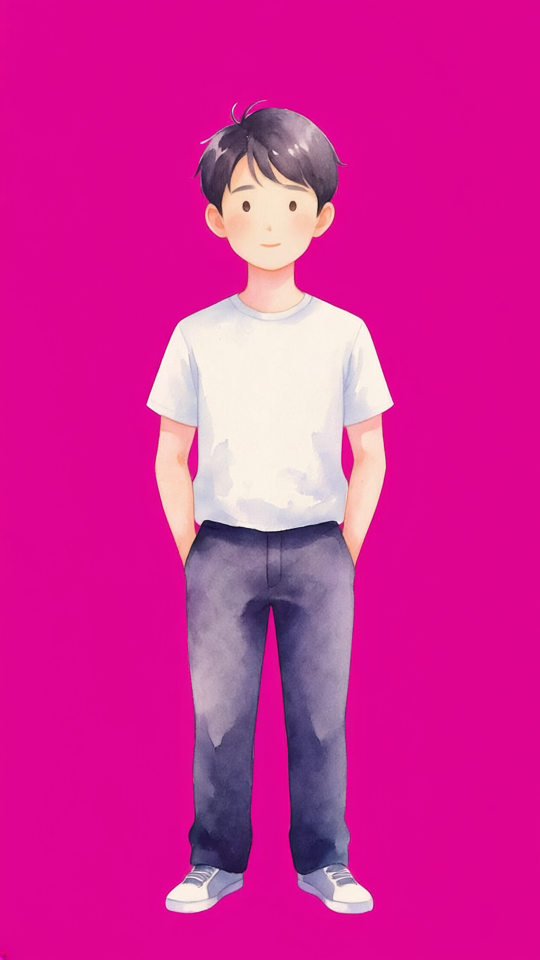
#> input picture Tools/FireflyArt/Stand_Doyun_Normal_key.png, 1080 x 1920 px (shown at 1/2 size); its folder holds only this picture in this run
$ python process_stand.py
#> lines starting #> are read from the running program, lines starting #| are printed output that depends on the picture; after the words box and inside, x2 and y2 are one past the last pixel; in counts of white or black regions, pixels touching at a corner belong together
### Tools/FireflyArt/process_raising.py
"""Raising-screen art: Firefly standing girl (magenta key) → RGBA cutout Raise_Girl_<Mood>.png,
room background → UI_Raising_Room.png (cropped to the room panel aspect 700:520)."""
import os, glob
import numpy as np
from PIL import Image, ImageFilter

HERE = os.path.dirname(os.path.abspath(__file__))
ROOT = os.path.abspath(os.path.join(HERE, "..", ".."))
OUT = os.path.join(ROOT, "Assets", "Resources", "CoastRun")

def cutout(path, out, size=1024):
#> called with size = 1024
    im = Image.open(path).convert("RGB")
#> im is the input picture: PIL image 1080x1920 RGB; mean R, G, B 212.2, 40, 151.1
    a = np.asarray(im).astype(np.int16)
    key = np.median(np.concatenate([a[:8, :8].reshape(-1, 3), a[-8:, -8:].reshape(-1, 3)]), axis=0)
#> key = [223, 6, 144]
    d = np.abs(a - key).sum(axis=2)
    r, g, b = a[..., 0], a[..., 1], a[..., 2]
    pinkish = (r > 170) & (g < 90) & (b > 90) & (r - g > 120)
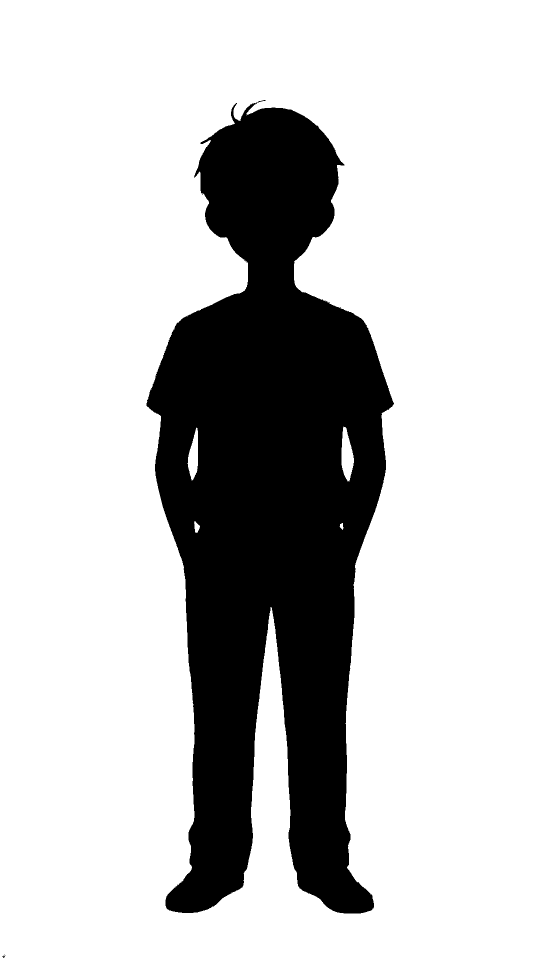
#> pinkish: shape (1920, 1080) bool (shown at 1/2 size); 76.9% white; 3 black regions (2 under 20 px), largest, box (x1, y1, x2, y2) and area: (293, 200, 788, 1827) 479743
    m = ~((d < 90) | pinkish)
#> m: shape (1920, 1080) bool; 23.1% white; 2 white regions (1 under 20 px), largest, box (x1, y1, x2, y2) and area: (293, 200, 788, 1827) 479647
    ys, xs = np.where(m)
    x0, x1, y0, y1 = xs.min(), xs.max(), ys.min(), ys.max()
#> x0 = 8; x1 = 787; y0 = 200; y1 = 1912
    fig = im.crop((x0, y0, x1 + 1, y1 + 1))
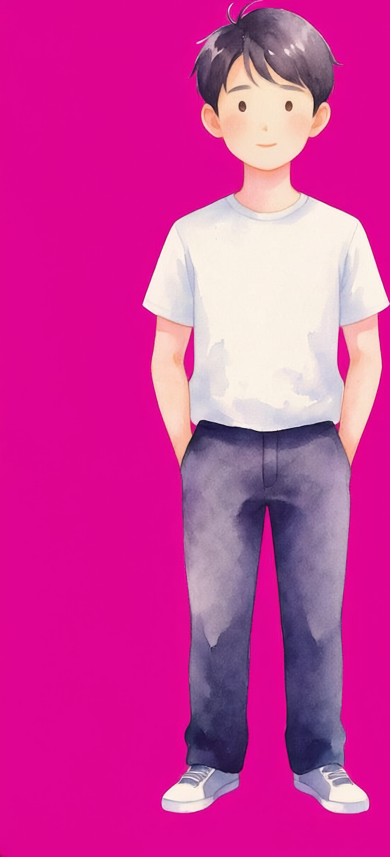
#> fig: PIL image 780x1713 RGB (shown at 1/2 size); mean R, G, B 206.9, 60, 154.9
    mask = Image.fromarray((m[y0:y1 + 1, x0:x1 + 1] * 255).astype(np.uint8)).filter(ImageFilter.MinFilter(3)).filter(ImageFilter.GaussianBlur(0.8))
    fa = np.asarray(fig).astype(np.float32)
    rr, gg, bb = fa[..., 0], fa[..., 1], fa[..., 2]
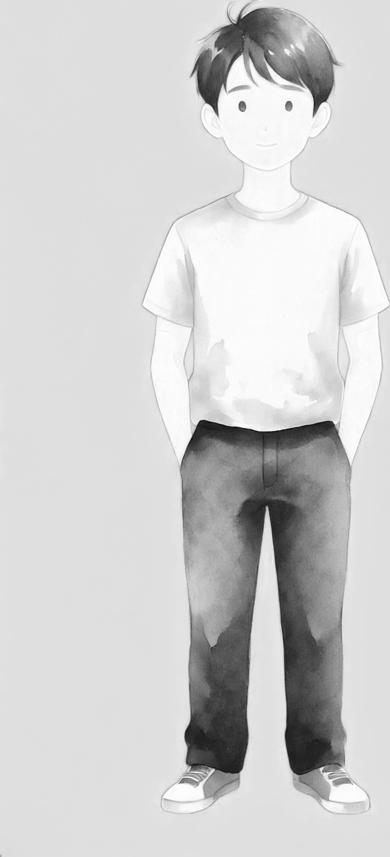
#> rr: shape (1713, 780) float32 (shown at 1/2 size); min 1, max 255, mean 206.9
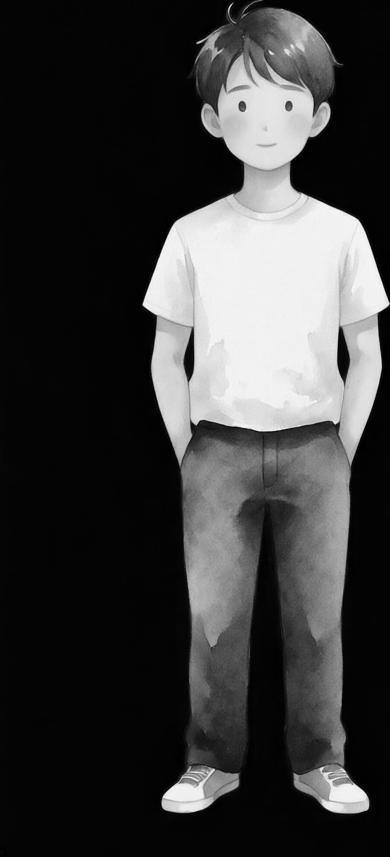
#> gg: shape (1713, 780) float32 (shown at 1/2 size); min 0, max 255, mean 60
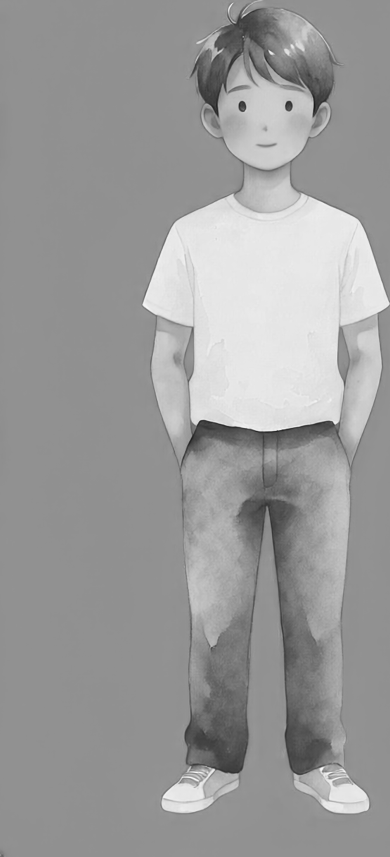
#> bb: shape (1713, 780) float32 (shown at 1/2 size); min 22, max 255, mean 154.9
    pink = ((rr - gg) > 70) & ((bb - gg) > 55)
#> pink: shape (1713, 780) bool; 64.4% white; 3 black regions (1 under 20 px), largest, box (x1, y1, x2, y2) and area: (285, 8, 779, 1627) 475210, (487, 12, 496, 21) 22
    if pink.any():
        blurred = np.asarray(fig.filter(ImageFilter.MedianFilter(7))).astype(np.float32)
        fa[pink] = blurred[pink]
        fig = Image.fromarray(np.clip(fa, 0, 255).astype(np.uint8))
    rgba = fig.convert("RGBA")
    rgba.putalpha(mask)
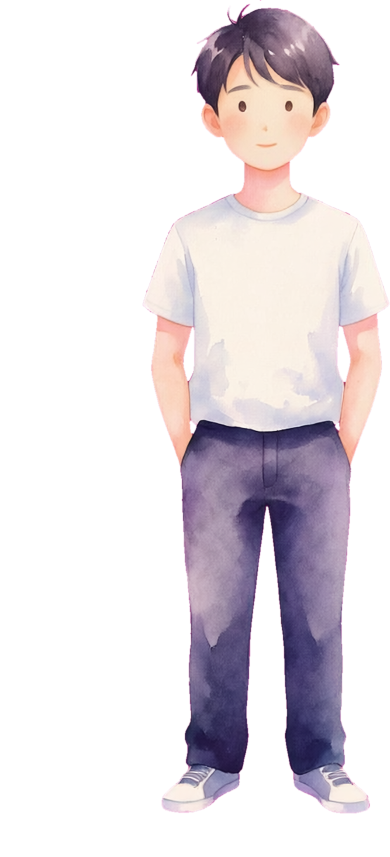
#> rgba: PIL image 780x1713 RGBA (shown at 1/2 size); mean R, G, B, A 207, 60, 155, 90.1; transparent parts drawn white
    w, h = rgba.size
#> w = 780; h = 1713
    pad = int(max(w, h) * 0.02)
#> pad = 34
    canvas = Image.new("RGBA", (w + 2 * pad, h + pad), (0, 0, 0, 0))
#> canvas: PIL image 848x1747 RGBA; every value is 0
    canvas.paste(rgba, (pad, 0), rgba)
    scale = size / max(canvas.size)
#> scale = 0.586
    canvas = canvas.resize((max(8, int(canvas.size[0] * scale)), max(8, int(canvas.size[1] * scale))), Image.LANCZOS)
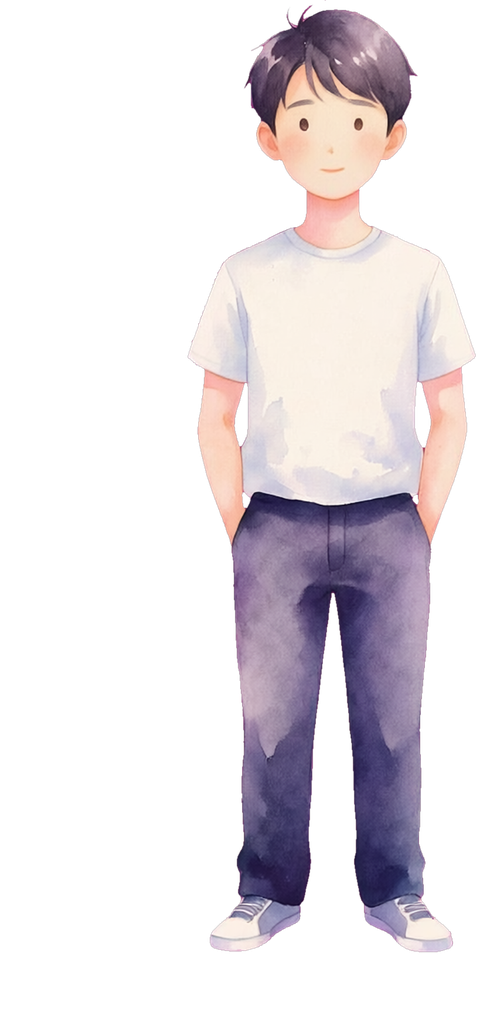
#> canvas: PIL image 497x1023 RGBA; mean R, G, B, A 58, 52.1, 56.3, 80.9; transparent parts drawn white
    canvas.save(out, optimize=True)
    print("wrote", out, canvas.size)
#| wrote Assets/Resources/CoastRun/Stand_Doyun_Normal.png (497, 1023)

for p in sorted(glob.glob(os.path.join(HERE, "Raise_Girl_*_key.png"))):
    mood = os.path.basename(p)[len("Raise_Girl_"):-len("_key.png")]
    cutout(p, os.path.join(OUT, f"Raise_Girl_{mood}.png"))

room = os.path.join(HERE, "UI_Raising_Room_raw.png")
if os.path.exists(room):
    im = Image.open(room).convert("RGB")
    W, H = im.size
    target = 700 / 520
    ch = int(W / target)
    top = int((H - ch) * 0.55)   # 바닥 쪽을 조금 더 남긴다
    crop = im.crop((0, top, W, top + ch)).resize((1024, int(1024 / target)), Image.LANCZOS)
    out = os.path.join(OUT, "UI_Raising_Room.png")
    crop.save(out, optimize=True)
    print("wrote", out, crop.size)

### Tools/FireflyArt/process_stand.py
"""Standing sprites: Firefly magenta-key 1080x1920 → RGBA cutout Resources/CoastRun/Stand_<Name>_<Mood>.png (height 1024)."""
import os, glob, sys
sys.path.insert(0, os.path.dirname(os.path.abspath(__file__)))
from process_raising import cutout, OUT
HERE = os.path.dirname(os.path.abspath(__file__))
for p in sorted(glob.glob(os.path.join(HERE, "Stand_*_key.png"))):
    name = os.path.basename(p)[:-len("_key.png")]
    cutout(p, os.path.join(OUT, name + ".png"), size=1024)

$ run again, on Tools/FireflyArt/Stand_Rua_Sharp_key.png
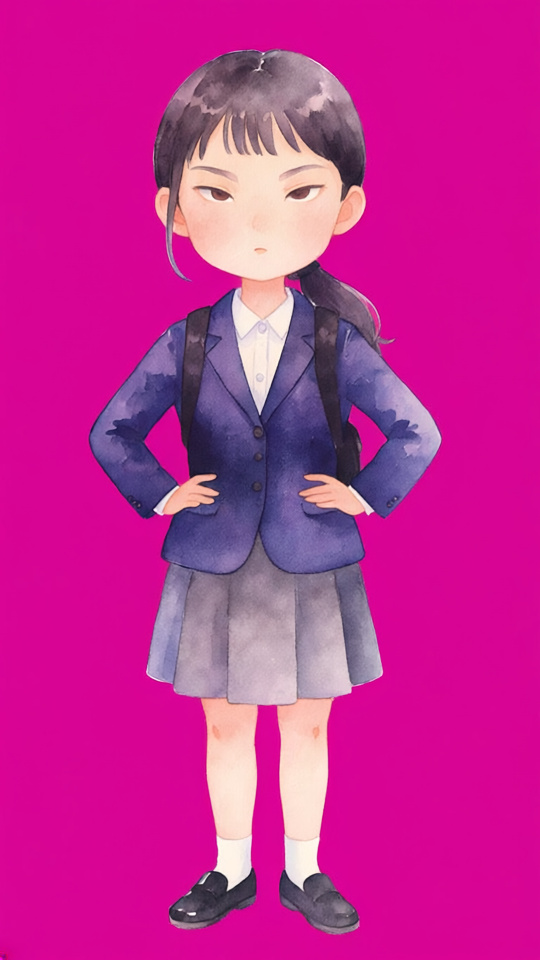
#> input picture Tools/FireflyArt/Stand_Rua_Sharp_key.png, 1080 x 1920 px (shown at 1/2 size)
#> in cutout, im is the input picture: PIL image 1080x1920 RGB; mean R, G, B 195.6, 41.4, 147.5
#> key = [216.5, 4.5, 148]
#> in cutout, `pinkish = (r > 170) & (g < 90) & (b > 90) & (r - g > 120)`:
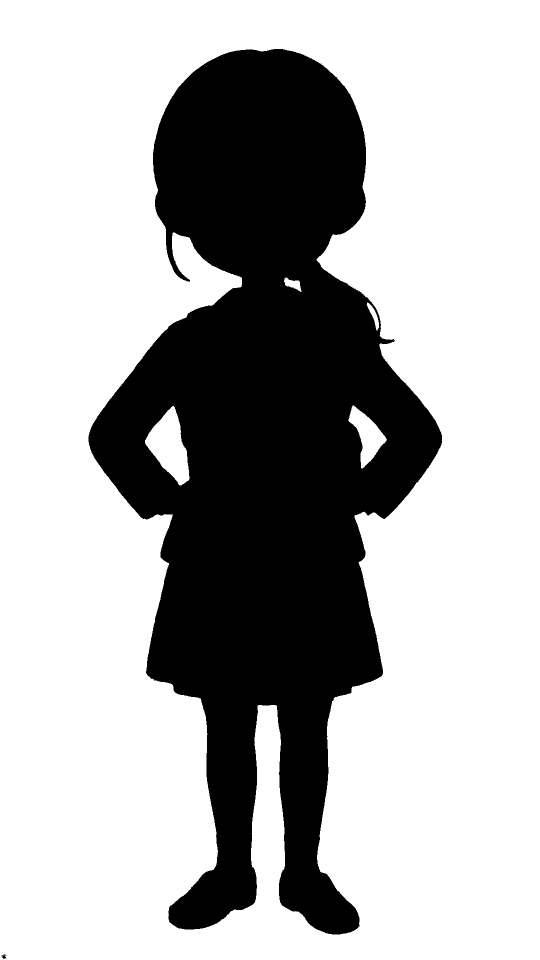
#> pinkish: shape (1920, 1080) bool (shown at 1/2 size); 69.1% white; 4 black regions (2 under 20 px), largest, box (x1, y1, x2, y2) and area: (177, 98, 884, 1869) 639849, (3, 1909, 12, 1918) 47
#> m: shape (1920, 1080) bool; 30.8% white; 2 white regions, box (x1, y1, x2, y2) and area: (177, 98, 884, 1869) 639530, (4, 1909, 12, 1917) 26
#> x0 = 4; x1 = 883; y0 = 98; y1 = 1916
#> pink: shape (1819, 880) bool; 60.4% white; 3 black regions (2 under 20 px), largest, box (x1, y1, x2, y2) and area: (174, 1, 879, 1771) 633462
#> in cutout, `canvas = canvas.resize((max(8, int(canvas.size[0] * scale)), max(8, in..`:
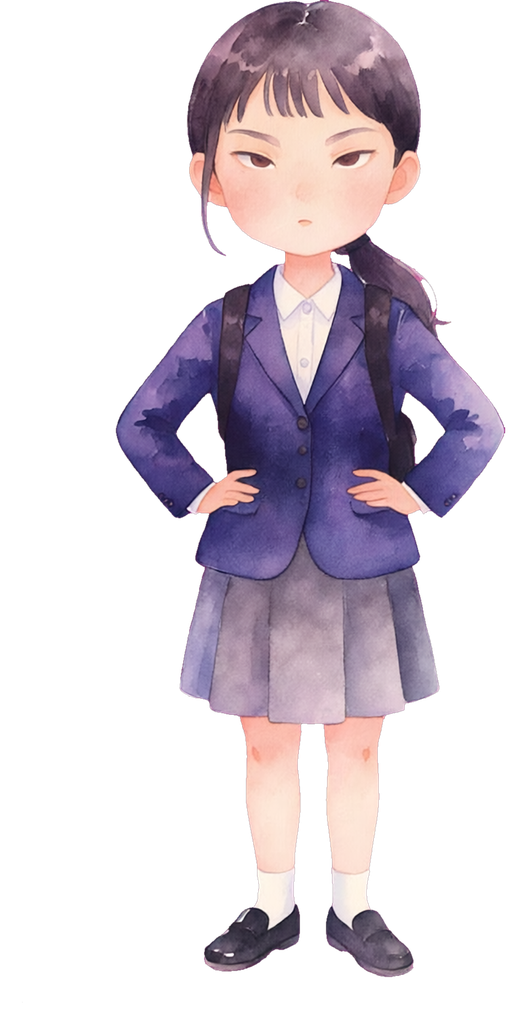
#> canvas: PIL image 525x1024 RGBA; mean R, G, B, A 54.4, 45.7, 54, 90.6; transparent parts drawn white
#| wrote Assets/Resources/CoastRun/Stand_Rua_Sharp.png (525, 1024)

$ run again, on Tools/FireflyArt/Stand_Doyun_Smile_key.png
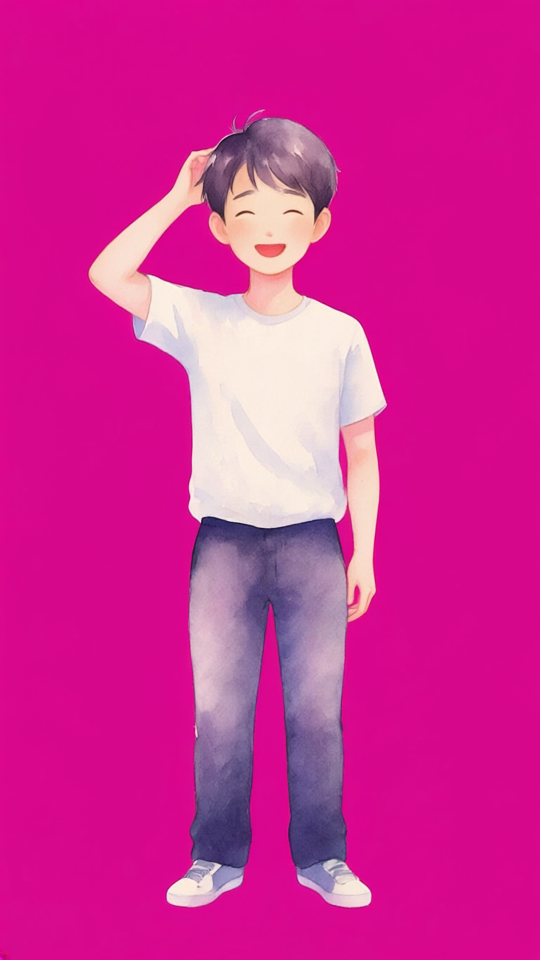
#> input picture Tools/FireflyArt/Stand_Doyun_Smile_key.png, 1080 x 1920 px (shown at 1/2 size)
#> in cutout, im is the input picture: PIL image 1080x1920 RGB; mean R, G, B 210.1, 43.5, 149.1
#> key = [219, 9, 142]
#> in cutout, `pinkish = (r > 170) & (g < 90) & (b > 90) & (r - g > 120)`:
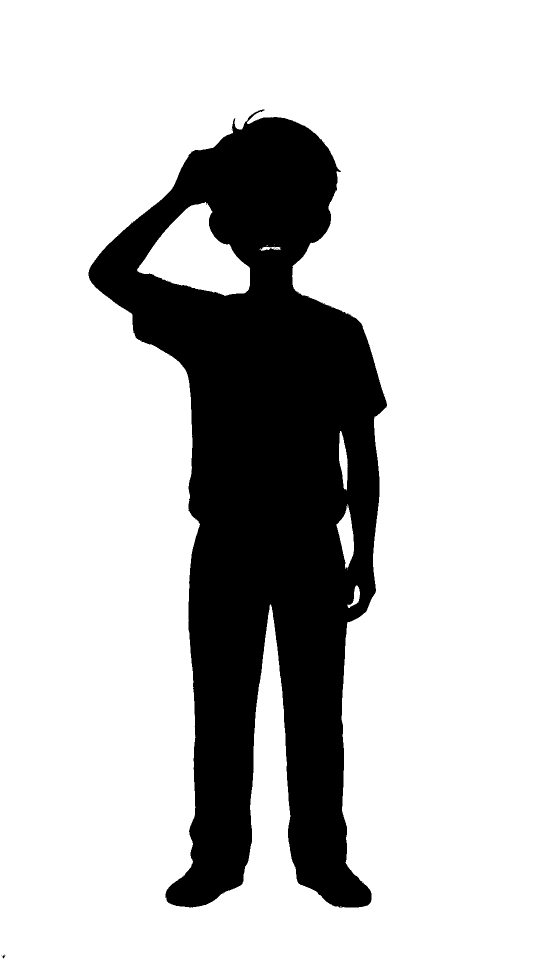
#> pinkish: shape (1920, 1080) bool (shown at 1/2 size); 77% white; 6 black regions (4 under 20 px), largest, box (x1, y1, x2, y2) and area: (177, 219, 774, 1815) 477325, (3, 1911, 11, 1917) 22
#> m: shape (1920, 1080) bool; 23% white; 7 white regions (6 under 20 px), largest, box (x1, y1, x2, y2) and area: (177, 219, 774, 1815) 476963
#> x0 = 4; x1 = 773; y0 = 219; y1 = 1916
#> pink: shape (1698, 770) bool; 63.9% white; 5 black regions (2 under 20 px), largest, box (x1, y1, x2, y2) and area: (173, 17, 770, 1596) 472309, (494, 5, 511, 19) 34, (512, 0, 524, 5) 25
#> in cutout, `canvas = canvas.resize((max(8, int(canvas.size[0] * scale)), max(8, in..`:
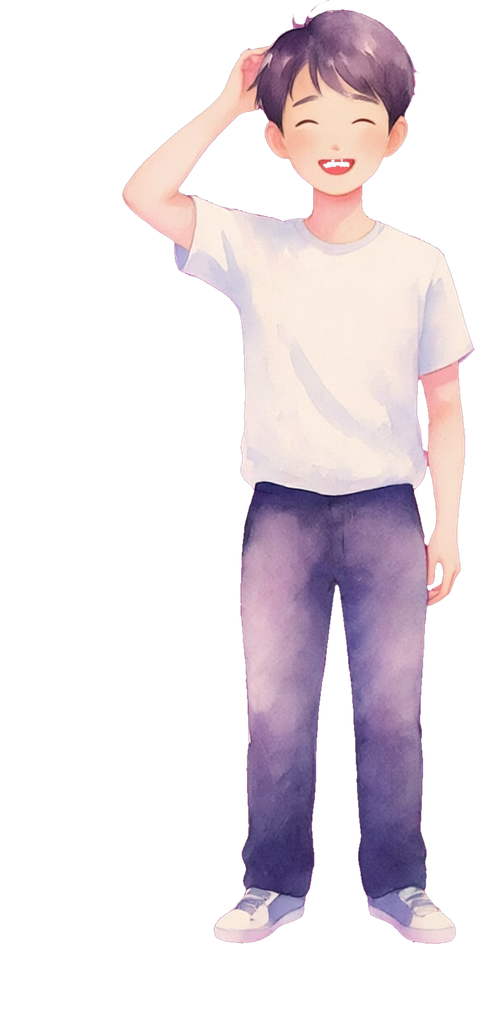
#> canvas: PIL image 494x1024 RGBA; mean R, G, B, A 63.2, 54.7, 59.6, 82.1; transparent parts drawn white
#| wrote Assets/Resources/CoastRun/Stand_Doyun_Smile.png (494, 1024)

$ run again, on Tools/FireflyArt/Stand_Doyun_Winter_key.png
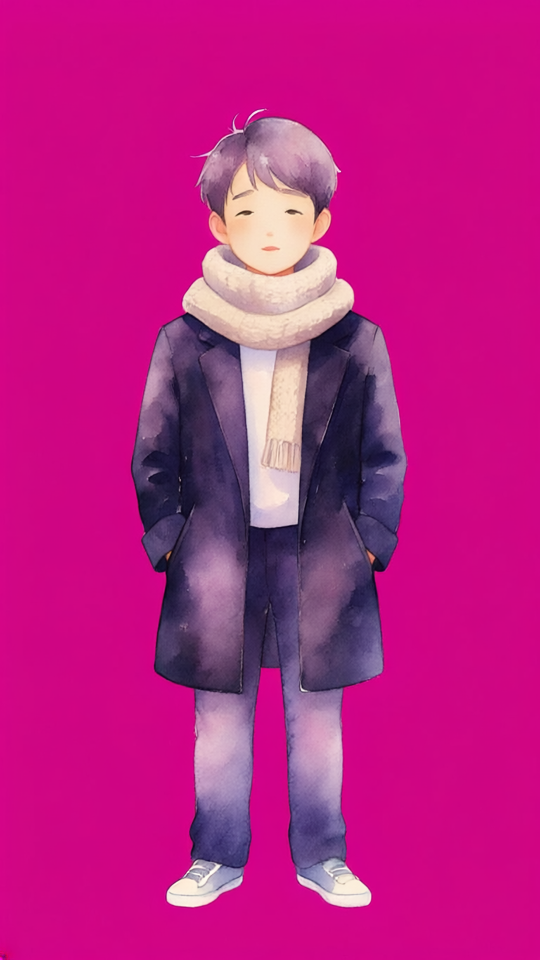
#> input picture Tools/FireflyArt/Stand_Doyun_Winter_key.png, 1080 x 1920 px (shown at 1/2 size)
#> in cutout, im is the input picture: PIL image 1080x1920 RGB; mean R, G, B 187, 31.6, 131.4
#> key = [212, 4, 137]
#> pinkish: shape (1920, 1080) bool; 73% white; 7 black regions (5 under 20 px), largest, box (x1, y1, x2, y2) and area: (261, 217, 815, 1816) 560573, (0, 1909, 16, 1919) 78
#> m: shape (1920, 1080) bool; 27% white; 4 white regions (2 under 20 px), largest, box (x1, y1, x2, y2) and area: (261, 218, 815, 1815) 559615, (4, 1909, 13, 1917) 34
#> x0 = 2; x1 = 814; y0 = 217; y1 = 1916
#> pink: shape (1700, 813) bool; 59.9% white; 3 black regions (1 under 20 px), largest, box (x1, y1, x2, y2) and area: (260, 18, 811, 1598) 553828, (494, 2, 526, 24) 131
#> in cutout, `canvas = canvas.resize((max(8, int(canvas.size[0] * scale)), max(8, in..`:
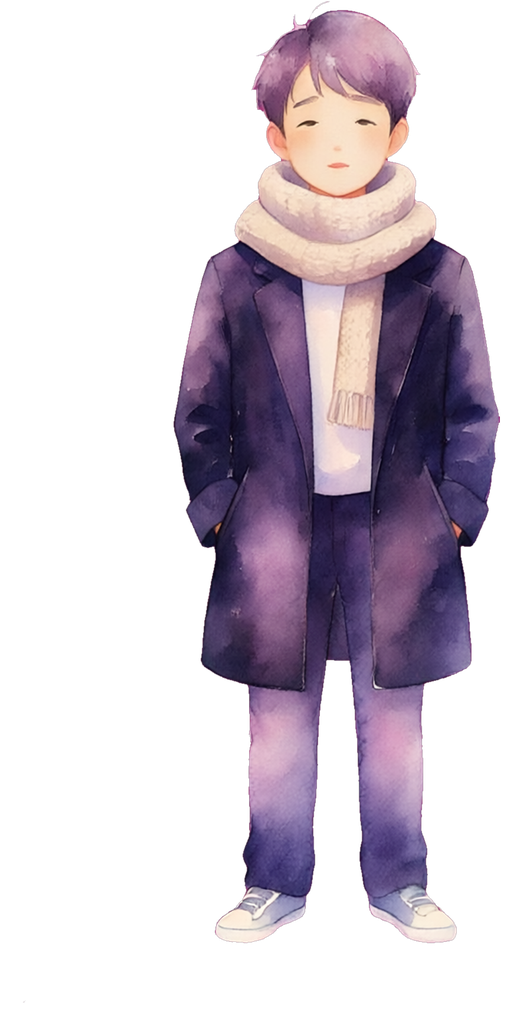
#> canvas: PIL image 520x1024 RGBA; mean R, G, B, A 47.4, 38.2, 48.1, 92; transparent parts drawn white
#| wrote Assets/Resources/CoastRun/Stand_Doyun_Winter.png (520, 1024)
